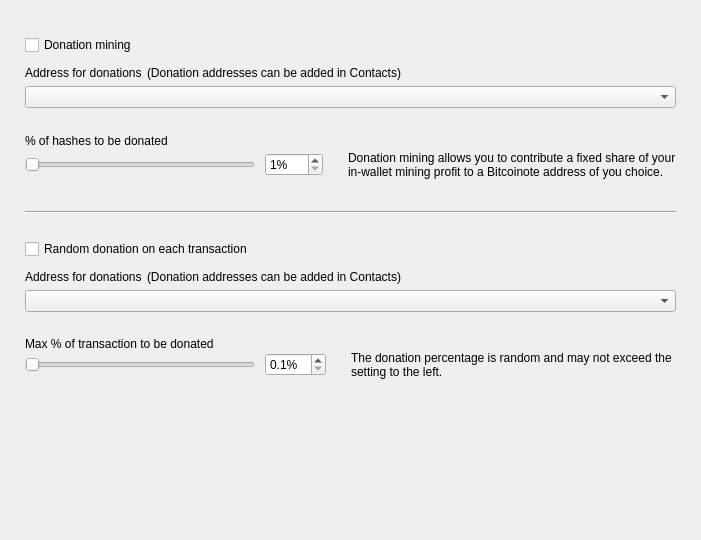
<?xml version="1.0" encoding="UTF-8"?>
<ui version="4.0">
 <class>DonationOptionsFrame</class>
 <widget class="QFrame" name="DonationOptionsFrame">
  <property name="geometry">
   <rect>
    <x>0</x>
    <y>0</y>
    <width>701</width>
    <height>540</height>
   </rect>
  </property>
  <property name="windowTitle">
   <string>Frame</string>
  </property>
  <property name="frameShape">
   <enum>QFrame::NoFrame</enum>
  </property>
  <property name="frameShadow">
   <enum>QFrame::Raised</enum>
  </property>
  <layout class="QVBoxLayout" name="verticalLayout">
   <property name="spacing">
    <number>10</number>
   </property>
   <property name="leftMargin">
    <number>25</number>
   </property>
   <property name="topMargin">
    <number>35</number>
   </property>
   <property name="rightMargin">
    <number>25</number>
   </property>
   <property name="bottomMargin">
    <number>0</number>
   </property>
   <item>
    <widget class="QCheckBox" name="m_enableDonationMiningCheck">
     <property name="text">
      <string>Donation mining</string>
     </property>
    </widget>
   </item>
   <item>
    <widget class="QFrame" name="m_donationMiningFrame">
     <property name="frameShape">
      <enum>QFrame::NoFrame</enum>
     </property>
     <property name="frameShadow">
      <enum>QFrame::Raised</enum>
     </property>
     <layout class="QGridLayout" name="gridLayout" columnstretch="1,0,0,1">
      <property name="leftMargin">
       <number>0</number>
      </property>
      <property name="topMargin">
       <number>0</number>
      </property>
      <property name="rightMargin">
       <number>0</number>
      </property>
      <property name="bottomMargin">
       <number>0</number>
      </property>
      <property name="horizontalSpacing">
       <number>10</number>
      </property>
      <property name="verticalSpacing">
       <number>0</number>
      </property>
      <item row="2" column="0" colspan="4">
       <widget class="QComboBox" name="m_donationMiningAddressCombo"/>
      </item>
      <item row="3" column="0" colspan="4">
       <spacer name="verticalSpacer_2">
        <property name="orientation">
         <enum>Qt::Vertical</enum>
        </property>
        <property name="sizeType">
         <enum>QSizePolicy::Fixed</enum>
        </property>
        <property name="sizeHint" stdset="0">
         <size>
          <width>20</width>
          <height>25</height>
         </size>
        </property>
       </spacer>
      </item>
      <item row="4" column="0" colspan="4">
       <widget class="WalletGui::WalletNormalBlackTextLabel" name="label_2">
        <property name="minimumSize">
         <size>
          <width>0</width>
          <height>16</height>
         </size>
        </property>
        <property name="text">
         <string>% of hashes to be donated</string>
        </property>
        <property name="indent">
         <number>0</number>
        </property>
       </widget>
      </item>
      <item row="5" column="1">
       <widget class="QSpinBox" name="m_donationMiningAmountSpin">
        <property name="suffix">
         <string>%</string>
        </property>
        <property name="minimum">
         <number>1</number>
        </property>
        <property name="maximum">
         <number>100</number>
        </property>
       </widget>
      </item>
      <item row="5" column="0">
       <widget class="QSlider" name="m_donationMiningAmountSlider">
        <property name="maximumSize">
         <size>
          <width>230</width>
          <height>16777215</height>
         </size>
        </property>
        <property name="minimum">
         <number>1</number>
        </property>
        <property name="maximum">
         <number>100</number>
        </property>
        <property name="orientation">
         <enum>Qt::Horizontal</enum>
        </property>
       </widget>
      </item>
      <item row="5" column="2">
       <spacer name="horizontalSpacer">
        <property name="orientation">
         <enum>Qt::Horizontal</enum>
        </property>
        <property name="sizeType">
         <enum>QSizePolicy::Fixed</enum>
        </property>
        <property name="sizeHint" stdset="0">
         <size>
          <width>5</width>
          <height>20</height>
         </size>
        </property>
       </spacer>
      </item>
      <item row="5" column="3" alignment="Qt::AlignVCenter">
       <widget class="WalletGui::WalletSmallGrayTextLabel" name="m_donationMiningCommentLabel">
        <property name="minimumSize">
         <size>
          <width>0</width>
          <height>32</height>
         </size>
        </property>
        <property name="text">
         <string>Donation mining allows you to contribute a fixed share of your in-wallet mining profit to a Bitcoinote address of you choice.</string>
        </property>
        <property name="wordWrap">
         <bool>true</bool>
        </property>
        <property name="indent">
         <number>0</number>
        </property>
       </widget>
      </item>
      <item row="1" column="0" colspan="4">
       <spacer name="verticalSpacer_6">
        <property name="orientation">
         <enum>Qt::Vertical</enum>
        </property>
        <property name="sizeType">
         <enum>QSizePolicy::Fixed</enum>
        </property>
        <property name="sizeHint" stdset="0">
         <size>
          <width>20</width>
          <height>5</height>
         </size>
        </property>
       </spacer>
      </item>
      <item row="0" column="0" colspan="4">
       <layout class="QHBoxLayout" name="horizontalLayout" stretch="0,1">
        <property name="spacing">
         <number>5</number>
        </property>
        <property name="leftMargin">
         <number>0</number>
        </property>
        <item>
         <widget class="WalletGui::WalletNormalBlackTextLabel" name="label">
          <property name="minimumSize">
           <size>
            <width>0</width>
            <height>16</height>
           </size>
          </property>
          <property name="text">
           <string>Address for donations</string>
          </property>
          <property name="indent">
           <number>0</number>
          </property>
         </widget>
        </item>
        <item>
         <widget class="WalletGui::WalletSmallGrayTextLabel" name="label_5">
          <property name="text">
           <string>(Donation addresses can be added in Contacts)</string>
          </property>
         </widget>
        </item>
       </layout>
      </item>
     </layout>
    </widget>
   </item>
   <item>
    <spacer name="verticalSpacer_3">
     <property name="orientation">
      <enum>Qt::Vertical</enum>
     </property>
     <property name="sizeType">
      <enum>QSizePolicy::Fixed</enum>
     </property>
     <property name="sizeHint" stdset="0">
      <size>
       <width>20</width>
       <height>20</height>
      </size>
     </property>
    </spacer>
   </item>
   <item>
    <widget class="Line" name="line">
     <property name="frameShadow">
      <enum>QFrame::Sunken</enum>
     </property>
     <property name="orientation">
      <enum>Qt::Horizontal</enum>
     </property>
    </widget>
   </item>
   <item>
    <spacer name="verticalSpacer_4">
     <property name="orientation">
      <enum>Qt::Vertical</enum>
     </property>
     <property name="sizeType">
      <enum>QSizePolicy::Fixed</enum>
     </property>
     <property name="sizeHint" stdset="0">
      <size>
       <width>20</width>
       <height>15</height>
      </size>
     </property>
    </spacer>
   </item>
   <item>
    <widget class="QCheckBox" name="m_enableDonationChangeCheck">
     <property name="text">
      <string>Random donation on each transaction</string>
     </property>
    </widget>
   </item>
   <item>
    <widget class="QFrame" name="m_donationChangeFrame">
     <property name="frameShape">
      <enum>QFrame::NoFrame</enum>
     </property>
     <property name="frameShadow">
      <enum>QFrame::Raised</enum>
     </property>
     <layout class="QGridLayout" name="gridLayout_2" columnstretch="1,0,0,1">
      <property name="leftMargin">
       <number>0</number>
      </property>
      <property name="topMargin">
       <number>0</number>
      </property>
      <property name="rightMargin">
       <number>0</number>
      </property>
      <property name="bottomMargin">
       <number>0</number>
      </property>
      <property name="horizontalSpacing">
       <number>10</number>
      </property>
      <property name="verticalSpacing">
       <number>0</number>
      </property>
      <item row="3" column="0" colspan="4">
       <spacer name="verticalSpacer_5">
        <property name="orientation">
         <enum>Qt::Vertical</enum>
        </property>
        <property name="sizeType">
         <enum>QSizePolicy::Fixed</enum>
        </property>
        <property name="sizeHint" stdset="0">
         <size>
          <width>20</width>
          <height>25</height>
         </size>
        </property>
       </spacer>
      </item>
      <item row="4" column="0" colspan="4">
       <widget class="WalletGui::WalletNormalBlackTextLabel" name="label_3">
        <property name="text">
         <string>Max % of transaction to be donated</string>
        </property>
        <property name="indent">
         <number>0</number>
        </property>
       </widget>
      </item>
      <item row="5" column="0">
       <widget class="QSlider" name="m_donationChangeAmountSlider">
        <property name="maximumSize">
         <size>
          <width>230</width>
          <height>16777215</height>
         </size>
        </property>
        <property name="minimum">
         <number>1</number>
        </property>
        <property name="maximum">
         <number>100</number>
        </property>
        <property name="orientation">
         <enum>Qt::Horizontal</enum>
        </property>
       </widget>
      </item>
      <item row="2" column="0" colspan="4">
       <widget class="QComboBox" name="m_donationChangeAddressCombo"/>
      </item>
      <item row="5" column="3" alignment="Qt::AlignVCenter">
       <widget class="WalletGui::WalletSmallGrayTextLabel" name="m_donationChangeCommentLabel">
        <property name="text">
         <string>The donation percentage is random and may not exceed the setting to the left.</string>
        </property>
        <property name="wordWrap">
         <bool>true</bool>
        </property>
        <property name="indent">
         <number>0</number>
        </property>
       </widget>
      </item>
      <item row="5" column="1">
       <widget class="QDoubleSpinBox" name="m_donationChangeAmountSpin">
        <property name="suffix">
         <string>%</string>
        </property>
        <property name="decimals">
         <number>1</number>
        </property>
        <property name="minimum">
         <double>0.100000000000000</double>
        </property>
        <property name="maximum">
         <double>10.000000000000000</double>
        </property>
        <property name="singleStep">
         <double>0.100000000000000</double>
        </property>
       </widget>
      </item>
      <item row="5" column="2">
       <spacer name="horizontalSpacer_2">
        <property name="orientation">
         <enum>Qt::Horizontal</enum>
        </property>
        <property name="sizeType">
         <enum>QSizePolicy::Fixed</enum>
        </property>
        <property name="sizeHint" stdset="0">
         <size>
          <width>5</width>
          <height>20</height>
         </size>
        </property>
       </spacer>
      </item>
      <item row="1" column="0" colspan="4">
       <spacer name="verticalSpacer_7">
        <property name="orientation">
         <enum>Qt::Vertical</enum>
        </property>
        <property name="sizeType">
         <enum>QSizePolicy::Fixed</enum>
        </property>
        <property name="sizeHint" stdset="0">
         <size>
          <width>20</width>
          <height>5</height>
         </size>
        </property>
       </spacer>
      </item>
      <item row="0" column="0" colspan="4">
       <layout class="QHBoxLayout" name="horizontalLayout_2" stretch="0,1">
        <property name="spacing">
         <number>5</number>
        </property>
        <property name="leftMargin">
         <number>0</number>
        </property>
        <item>
         <widget class="WalletGui::WalletNormalBlackTextLabel" name="label_4">
          <property name="minimumSize">
           <size>
            <width>0</width>
            <height>16</height>
           </size>
          </property>
          <property name="text">
           <string>Address for donations</string>
          </property>
          <property name="indent">
           <number>0</number>
          </property>
         </widget>
        </item>
        <item>
         <widget class="WalletGui::WalletSmallGrayTextLabel" name="label_6">
          <property name="text">
           <string>(Donation addresses can be added in Contacts)</string>
          </property>
         </widget>
        </item>
       </layout>
      </item>
     </layout>
    </widget>
   </item>
   <item>
    <spacer name="verticalSpacer">
     <property name="orientation">
      <enum>Qt::Vertical</enum>
     </property>
     <property name="sizeType">
      <enum>QSizePolicy::Expanding</enum>
     </property>
     <property name="sizeHint" stdset="0">
      <size>
       <width>20</width>
       <height>10</height>
      </size>
     </property>
    </spacer>
   </item>
  </layout>
 </widget>
 <customwidgets>
  <customwidget>
   <class>WalletGui::WalletSmallGrayTextLabel</class>
   <extends>QLabel</extends>
   <header>Gui/Common/WalletTextLabel.h</header>
  </customwidget>
  <customwidget>
   <class>WalletGui::WalletNormalBlackTextLabel</class>
   <extends>QLabel</extends>
   <header>Gui/Common/WalletTextLabel.h</header>
  </customwidget>
 </customwidgets>
 <resources/>
 <connections>
  <connection>
   <sender>m_enableDonationMiningCheck</sender>
   <signal>toggled(bool)</signal>
   <receiver>m_donationMiningFrame</receiver>
   <slot>setEnabled(bool)</slot>
   <hints>
    <hint type="sourcelabel">
     <x>353</x>
     <y>41</y>
    </hint>
    <hint type="destinationlabel">
     <x>350</x>
     <y>115</y>
    </hint>
   </hints>
  </connection>
  <connection>
   <sender>m_donationMiningAmountSlider</sender>
   <signal>valueChanged(int)</signal>
   <receiver>DonationOptionsFrame</receiver>
   <slot>donationMiningAmountChanged(int)</slot>
   <hints>
    <hint type="sourcelabel">
     <x>187</x>
     <y>155</y>
    </hint>
    <hint type="destinationlabel">
     <x>350</x>
     <y>269</y>
    </hint>
   </hints>
  </connection>
  <connection>
   <sender>m_donationMiningAmountSpin</sender>
   <signal>valueChanged(int)</signal>
   <receiver>DonationOptionsFrame</receiver>
   <slot>donationMiningAmountChanged(int)</slot>
   <hints>
    <hint type="sourcelabel">
     <x>391</x>
     <y>155</y>
    </hint>
    <hint type="destinationlabel">
     <x>350</x>
     <y>269</y>
    </hint>
   </hints>
  </connection>
  <connection>
   <sender>m_enableDonationChangeCheck</sender>
   <signal>toggled(bool)</signal>
   <receiver>m_donationChangeFrame</receiver>
   <slot>setEnabled(bool)</slot>
   <hints>
    <hint type="sourcelabel">
     <x>353</x>
     <y>237</y>
    </hint>
    <hint type="destinationlabel">
     <x>350</x>
     <y>328</y>
    </hint>
   </hints>
  </connection>
  <connection>
   <sender>m_donationChangeAmountSlider</sender>
   <signal>valueChanged(int)</signal>
   <receiver>DonationOptionsFrame</receiver>
   <slot>donationChangeAmountChanged(int)</slot>
   <hints>
    <hint type="sourcelabel">
     <x>187</x>
     <y>385</y>
    </hint>
    <hint type="destinationlabel">
     <x>350</x>
     <y>269</y>
    </hint>
   </hints>
  </connection>
  <connection>
   <sender>m_donationChangeAmountSpin</sender>
   <signal>valueChanged(double)</signal>
   <receiver>DonationOptionsFrame</receiver>
   <slot>donationChangeAmountChanged(double)</slot>
   <hints>
    <hint type="sourcelabel">
     <x>433</x>
     <y>353</y>
    </hint>
    <hint type="destinationlabel">
     <x>350</x>
     <y>269</y>
    </hint>
   </hints>
  </connection>
 </connections>
 <slots>
  <slot>donationMiningAmountChanged(int)</slot>
  <slot>donationChangeAmountChanged(int)</slot>
  <slot>donationChangeAmountChanged(double)</slot>
 </slots>
</ui>
